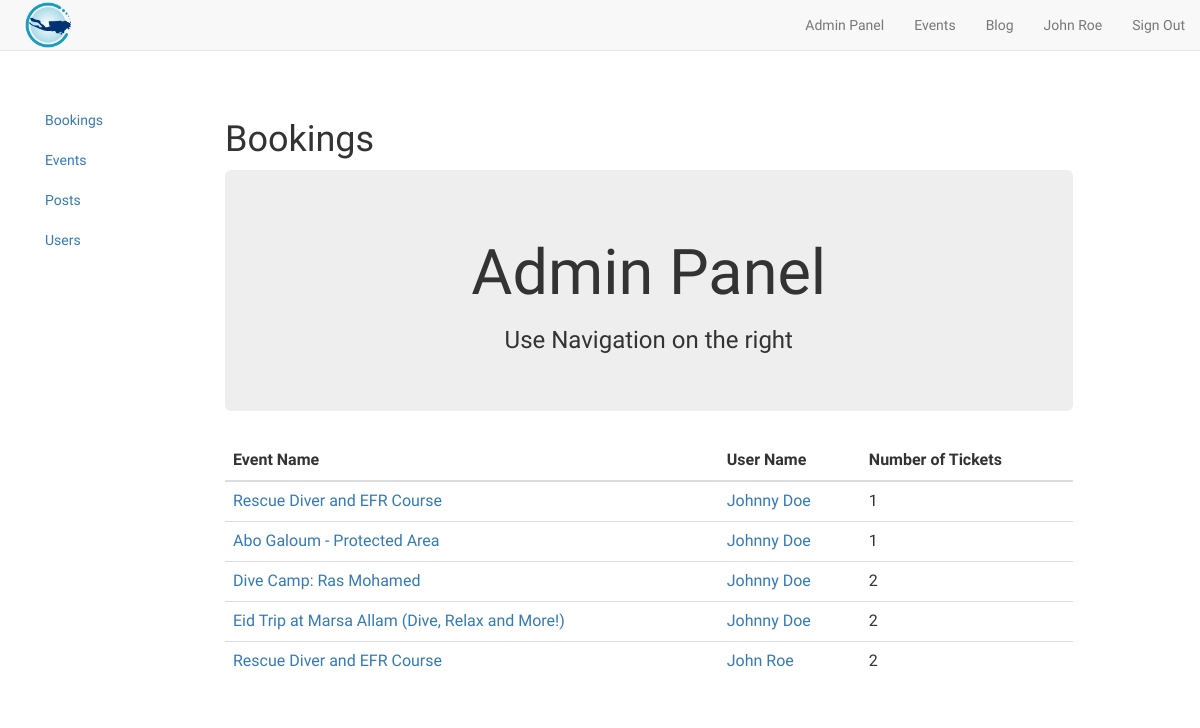
Screenshot of /admin/dashboard.php?p=bookings (signed in) with the database file from the repository.
### tables this page shows
CREATE TABLE `bookings` (
  `booking_id` int(11) NOT NULL,
  `user_id` int(11) NOT NULL,
  `event_id` int(11) NOT NULL,
  `tickets` int(11) NOT NULL DEFAULT '1'
);

CREATE TABLE `events` (
  `event_id` int(11) NOT NULL,
  `title` varchar(255) NOT NULL,
  `details` text NOT NULL,
  `location` varchar(255) NOT NULL,
  `date` date NOT NULL,
  `tickets_available` int(11) DEFAULT NULL,
  `price` int(11) DEFAULT NULL,
  `payment_method` varchar(255) DEFAULT 'Cash',
  `created_at` timestamp NOT NULL DEFAULT CURRENT_TIMESTAMP
);

CREATE TABLE `users` (
  `user_id` int(11) UNSIGNED NOT NULL,
  `name` varchar(255) NOT NULL,
  `email` varchar(255) NOT NULL,
  `password` varchar(255) NOT NULL,
  `phone` int(30) DEFAULT NULL,
  `address` varchar(255) DEFAULT NULL,
  `admin` tinyint(1) NOT NULL DEFAULT '0'
);

### admin/bookings.php (the view)
<h1>Bookings</h1>
<?php
try {
  $stmt = $conn->prepare('SELECT * FROM events INNER JOIN bookings ON events.event_id=bookings.event_id INNER JOIN users ON users.user_id=bookings.user_id;');
  $stmt->execute();
  $result = $stmt->fetchAll();
  echo '<table class="table">
        <thead>
        <tr>
        <th>Event Name</th>
        <th>User Name</th>
        <th>Number of Tickets</th>
        </tr>
        </thead>
        <tbody>';
    foreach( $result as $row ) {
          echo '<tr>';
          echo '<td><a href="../events/show.php?id='.$row['event_id'].'">'.$row['title'].'</a></td>';
          echo '<td><a href="../users/show.php?id='.$row['user_id'].'">'.$row['name'].'</a></td>';
          echo '<td>'.$row['tickets'].'</td>';
          echo '</tr>';
        }
      } catch (PDOException $e) {
              echo $e->getMessage();
          }
          ?>

### rows the page displays
bookings: event.title "Rescue Diver and EFR Course", user.name "Johnny Doe", tickets "1"
bookings: event.title "Abo Galoum - Protected Area", user.name "Johnny Doe", tickets "1"
bookings: event.title "Dive Camp: Ras Mohamed", user.name "Johnny Doe", tickets "2"
bookings: event.title "Eid Trip at Marsa Allam (Dive, Relax and More!)", user.name "Johnny Doe", tickets "2"
bookings: event.title "Rescue Diver and EFR Course", user.name "John Roe", tickets "2"

### other values shown
$_SESSION['name'] "John Roe"
